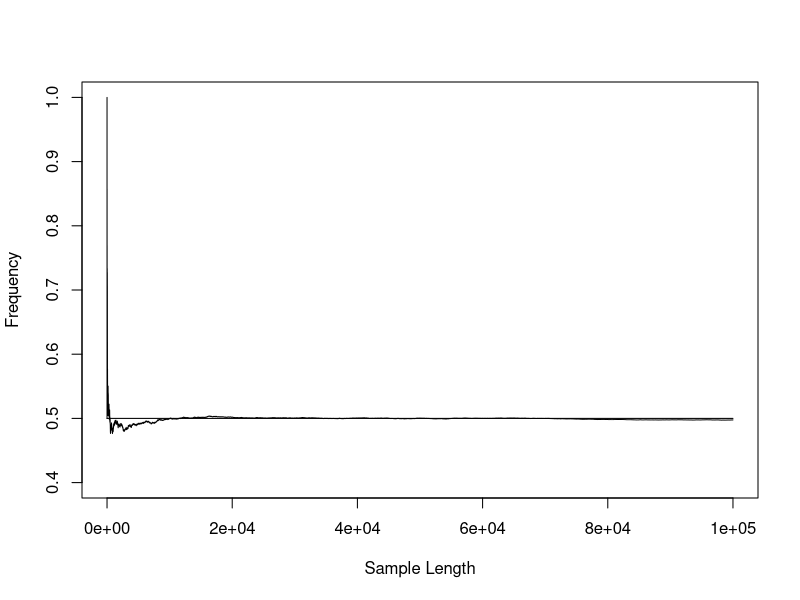
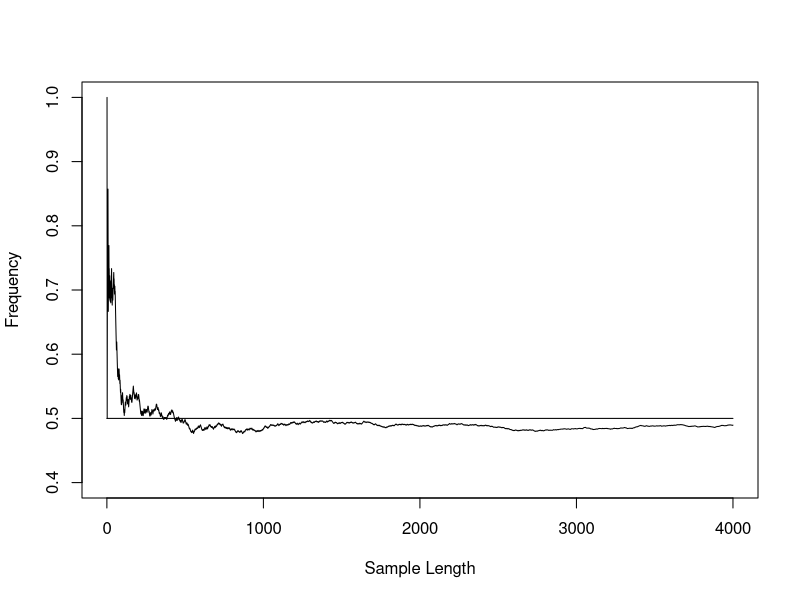
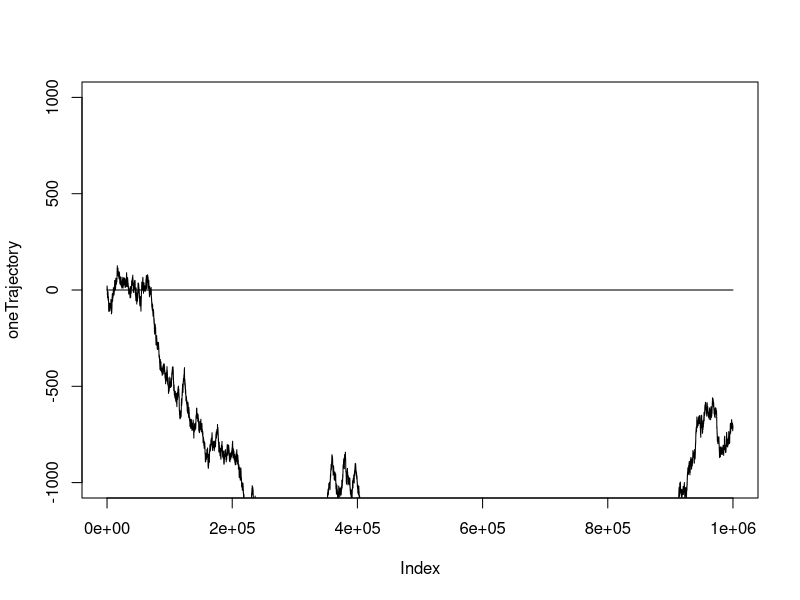
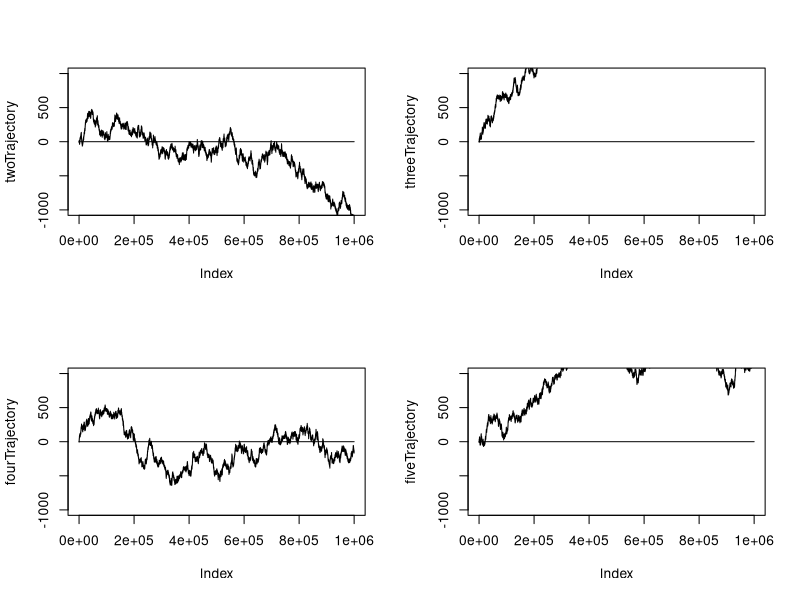
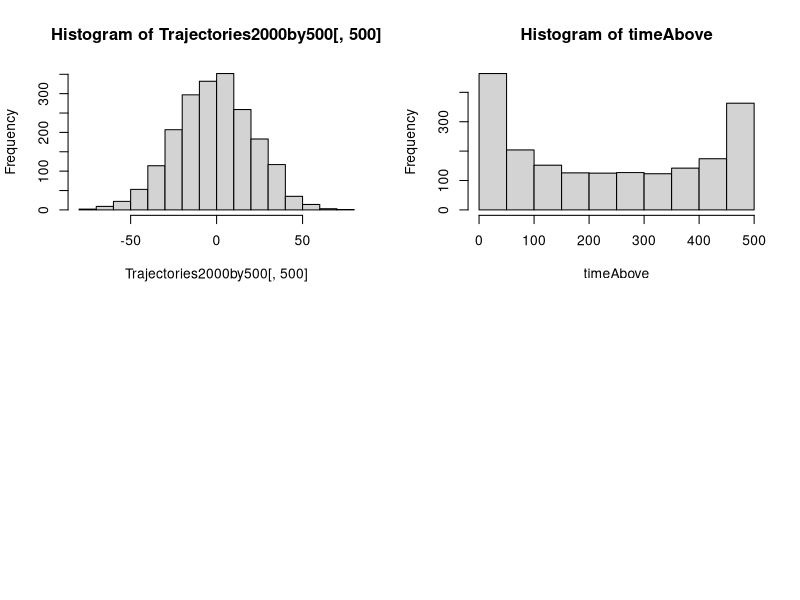

These figures' R source, in order:
## ---- chunk 1
knitr::opts_chunk$set(echo = TRUE)
## ---- chunk 2
set.seed(12345)  
## ---- chunk 3
nFlips <- 100000 
## ---- chunk 4
Flips <- sample(0:1, nFlips, repl=T) 
## ---- chunk 5
Trajectory <- cumsum(Flips) 
## ---- chunk 6
freq <- Trajectory/(1:nFlips)
## ---- chunk 7
plot(1:length(freq), freq, ylim=c(.4,1), type="l", ylab="Frequency", xlab="Sample Length")
lines(c(0, nFlips), c(0.5, 0.5))
## ---- chunk 8
plot(1:4000, freq[1:4000], ylim=c(.4,1), type="l", ylab="Frequency", xlab="Sample Length") 
lines(c(0, 4000), c(0.5, 0.5))
## ---- chunk 9
set.seed(12345)

nFlips <- 1000000
Flips <- (sample(0:1, nFlips, repl=T) - 0.5)*2
## ---- chunk 10
set.seed(12345)

Flips <- sample(c(-1, 1), nFlips, repl=T)
## ---- chunk 11
oneTrajectory <- cumsum(Flips)
plot(oneTrajectory, ylim=c(-1000, 1000), type="l")
lines(c(0, nFlips), c(0, 0))
## ---- chunk 12
par(mfrow = c(2, 2))

Flips2 <- sample(c(-1, 1), nFlips, repl=T)
twoTrajectory <- cumsum(Flips2)
plot(twoTrajectory, ylim=c(-1000, 1000), type="l")
lines(c(0, nFlips), c(0, 0))

Flips3 <- sample(c(-1, 1), nFlips, repl=T)
threeTrajectory <- cumsum(Flips3)
plot(threeTrajectory, ylim=c(-1000, 1000), type="l")
lines(c(0, nFlips), c(0, 0))

Flips4 <- sample(c(-1, 1), nFlips, repl=T)
fourTrajectory <- cumsum(Flips4)
plot(fourTrajectory, ylim=c(-1000, 1000), type="l")
lines(c(0, nFlips), c(0, 0))

Flips5 <- sample(c(-1, 1), nFlips, repl=T)
fiveTrajectory <- cumsum(Flips5)
plot(fiveTrajectory, ylim=c(-1000, 1000), type="l")
lines(c(0, nFlips), c(0, 0))
## ---- chunk 13
Trajectories2000by500<-t(apply(matrix(Flips,ncol=500),1,cumsum))
dim(Trajectories2000by500)

(probability.less.than.5<-sum(abs(Trajectories2000by500[,500])<5)/2000)
 
(probability.greater.than.25<-sum(abs(Trajectories2000by500[,500])>=25)/2000)
## ---- chunk 14
hist(Trajectories2000by500[, 500])
## ---- chunk 15
(probability.greater.than.50<-sum(abs(Trajectories2000by500[,500])<50)/2000)
## ---- chunk 16
timeAbove<-apply(Trajectories2000by500,1,function(z) sum(z>0))
hist(timeAbove)
